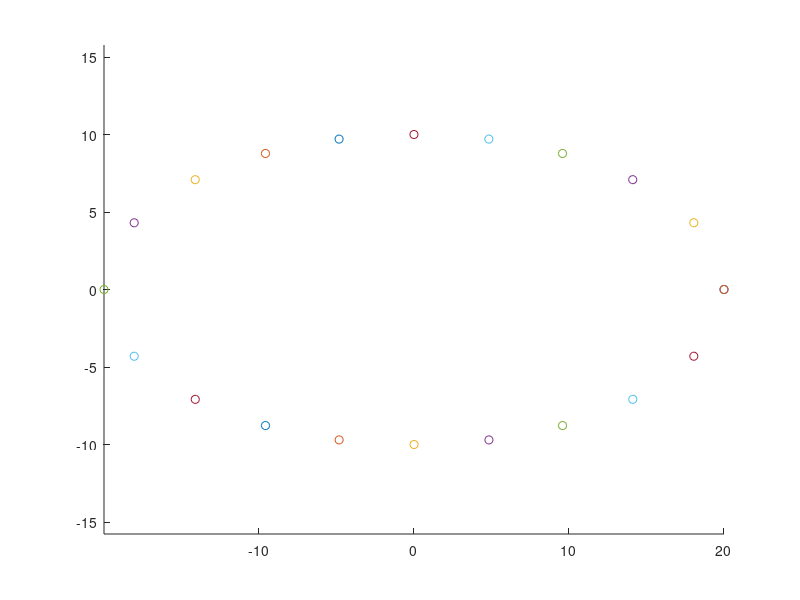

Write MATLAB code to recreate this figure.
clear; clc; close all;

% Description: Plots an ellipse with equal segments

r1 = 20;
r2 = 10;

dp = @(t) sqrt((r1*sin(t)).^2+(r2*cos(t)).^2);

t = 0:0.0001:2*pi;
circ = sum(dp(t));
n = 20;
nextpoint = 0;
run = 0;

hold on
XX = zeros(1,n);
YY = zeros(1,n);
nc = 1;
for i = 1:numel(t)
    if ceil(n*run/circ) >= nextpoint
        XX(nc) = r1*cos(t(i));
        YY(nc) = r2*sin(t(i));
        plot(XX(nc),YY(nc),'o')
        nextpoint = nextpoint + 1;
        nc = nc + 1;
    end
    run = run + dp(t(i));
end
axis equal

R = zeros(1,n-1);
for i = 1:n-1
    R(i) = sqrt((XX(i+1)-XX(i))^2+(YY(i+1)-YY(i))^2)
end
